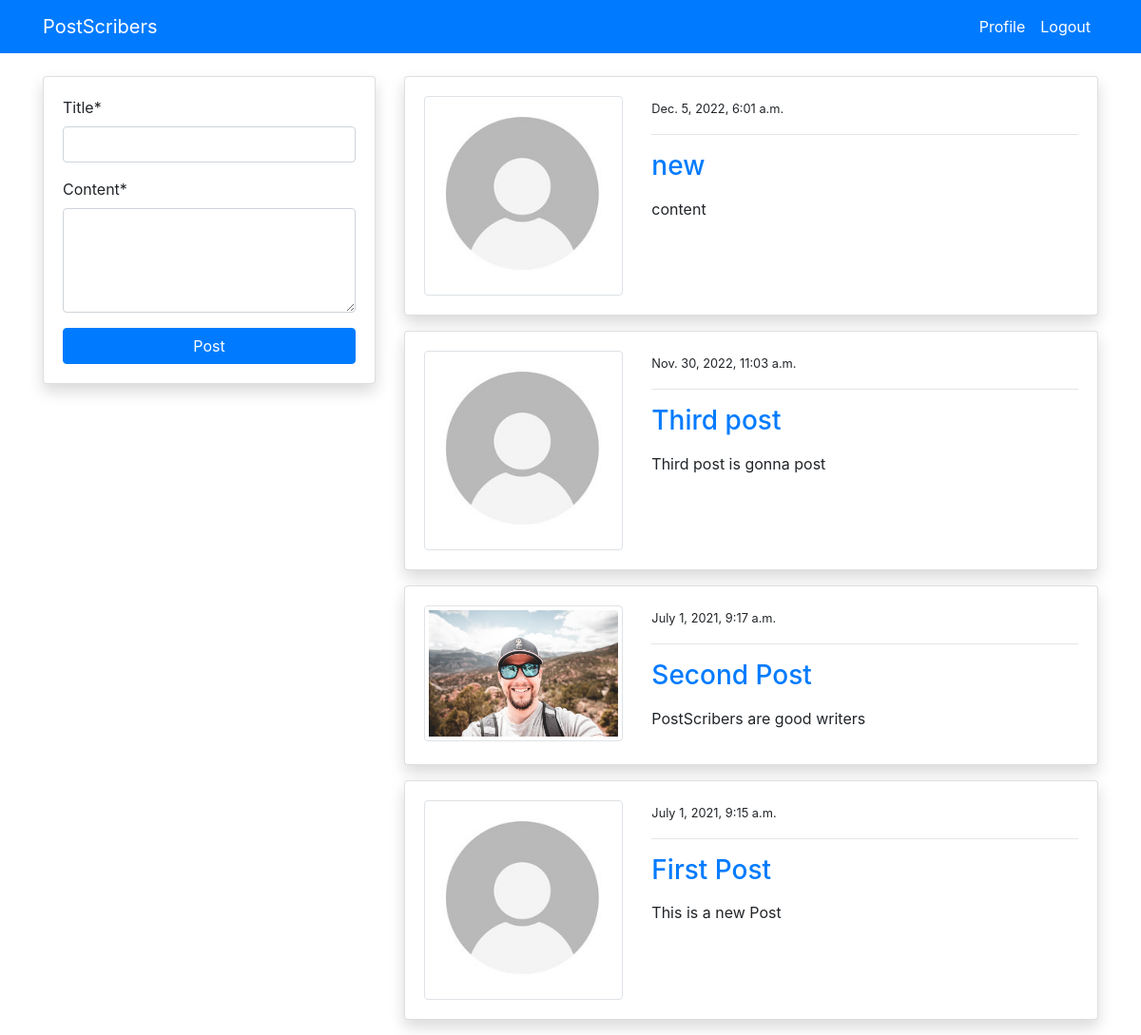
Page /blog/ (signed in) on the committed database.
### blog/models.py (models this page shows, shortened)
class PostModel(models.Model):
    title = models.CharField(max_length=100)
    content = models.TextField()
    author = models.ForeignKey(User, on_delete=models.CASCADE)
    date_created = models.DateTimeField(auto_now_add=True)
    class Meta:
        ordering = ('-date_created',)

### users/models.py (models this page shows, shortened)
class ProfileModel(models.Model):
    user = models.OneToOneField(User, on_delete=models.CASCADE)
    image = models.ImageField(default='default.jpg', upload_to='profile', validators=[
        FileExtensionValidator(['png', 'jpg'])])

### blog/views.py (the view)
# urls.py: path('blog/', views.index, name='blog-index'),
@login_required
def index(request):
    posts = PostModel.objects.all()
    if request.method == 'POST':
        form = PostModelForm(request.POST)
        if form.is_valid():
            instance = form.save(commit=False)
            instance.author = request.user
            instance.save()
            return redirect('blog-index')
    else:
        form = PostModelForm()
    context = {
        'posts': posts,
        'form': form
    }
    return render(request, 'blog/index.html', context)

### blog/forms.py
class PostModelForm(forms.ModelForm):
    content = forms.CharField(widget=forms.Textarea(attrs={'rows': 4}))
    class Meta:
        model = PostModel
        fields = ('title', 'content')

### templates/blog/index.html (shortened to what this page needs)
{% extends 'partials/base.html' %}
{% load crispy_forms_tags %}
{% block content %}
<div class="container">
    <div class="row mt-5 pt-3">
        <div class="col-md-4">
            <div class="card my-3 shadow">
                <div class="card-body">
                    <form method="POST">
                        {{ form|crispy }}
                        <input class="btn btn-primary btn-block" type="submit" value="Post">
                    </form>
                </div>
            </div>
        </div>
        <div class="col-md-8">
            {% for post in posts %}
            <div class="card shadow my-3">
                <div class="card-body">
                    <div class="row">
                        <div class="col-md-4">
                            <img class="img-thumbnail" src="{{ post.author.profilemodel.image.url }}" alt="img">
                        </div>
                        <div class="col-md-8">
                            <small>{{ post.date_created }}</small>
                            <hr>
                            <a class="h3" href="{% url 'blog-post-detail' post.id %}">{{ post.title }}</a>
                            <p class="text-justify my-3">
                                {{ post.content }}
                            </p>
                        </div>
                    </div>
                </div>
            </div>
            {% endfor %}
        </div>
    </div>
</div>
{% endblock %}

### templates/partials/base.html (shortened to what this page needs)
{% load static %}
<!doctype html>
<html lang="en">
<head>
    <link rel="stylesheet" href="https://cdn.jsdelivr.net/npm/bootstrap@4.6.0/dist/css/bootstrap.min.css"
>
    <link rel="stylesheet" href="{% static '/style.css' %}">
</head>
<body>
    {% include 'partials/nav.html' %}
    {% block content %}
    {% endblock %}
</body>
</html>

### templates/partials/nav.html (shortened to what this page needs)
<nav class="navbar navbar-expand-lg navbar-primary bg-primary fixed-top">
    <div class="container">
        {% if request.user.is_authenticated %}
        <a class="navbar-brand text-white" href="{% url 'blog-index' %}">PostScribers</a>
        <div class="collapse navbar-collapse" id="navbarSupportedContent">
            <ul class="navbar-nav ml-auto">
                <li class="nav-item active">
                    <a class="nav-link text-white" href="{% url 'users-profile' %}">Profile </a>
                </li>
                <li class="nav-item">
                    <a class="nav-link text-white" href="{% url 'users-logout' %}">Logout</a>
                </li>
            </ul>
            {% endif %}
        </div>
    </div>
</nav>

### rows in the picture
PostModel: author.profilemodel.image (placeholder picture), date_created "Dec. 5, 2022, 6:01 a.m.", title "new", content "content"
PostModel: author.profilemodel.image (placeholder picture), date_created "Nov. 30, 2022, 11:03 a.m.", title "Third post", content "Third post is gonna post"
PostModel: author.profilemodel.image (picture), date_created "July 1, 2021, 9:17 a.m.", title "Second Post", content "PostScribers are good writers"
PostModel: author.profilemodel.image (placeholder picture), date_created "July 1, 2021, 9:15 a.m.", title "First Post", content "This is a new Post"
